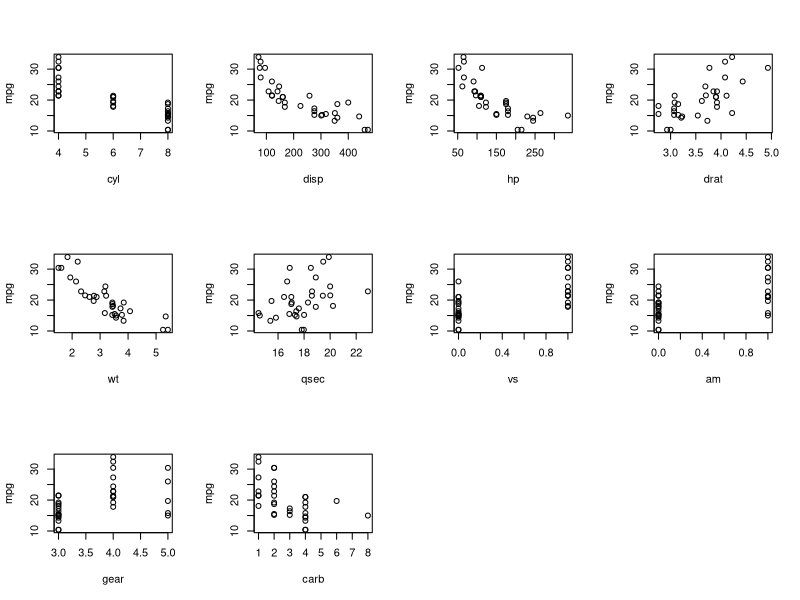
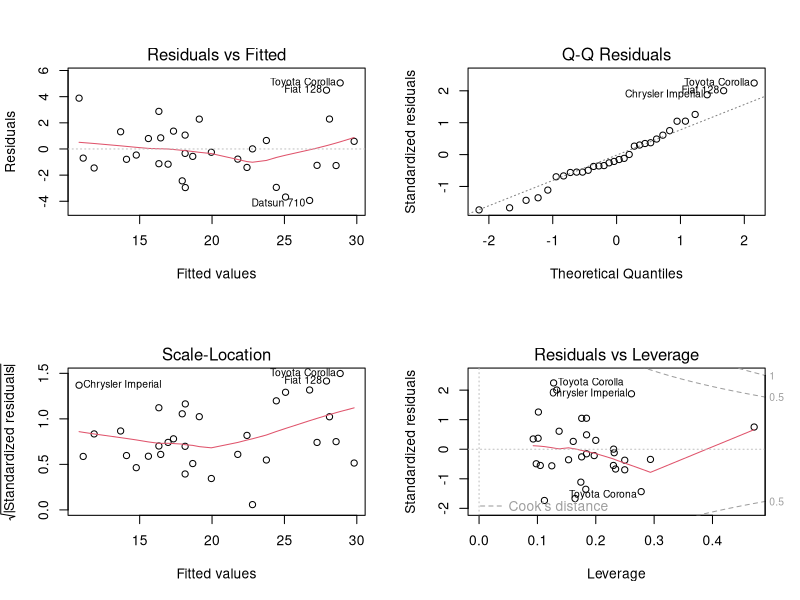
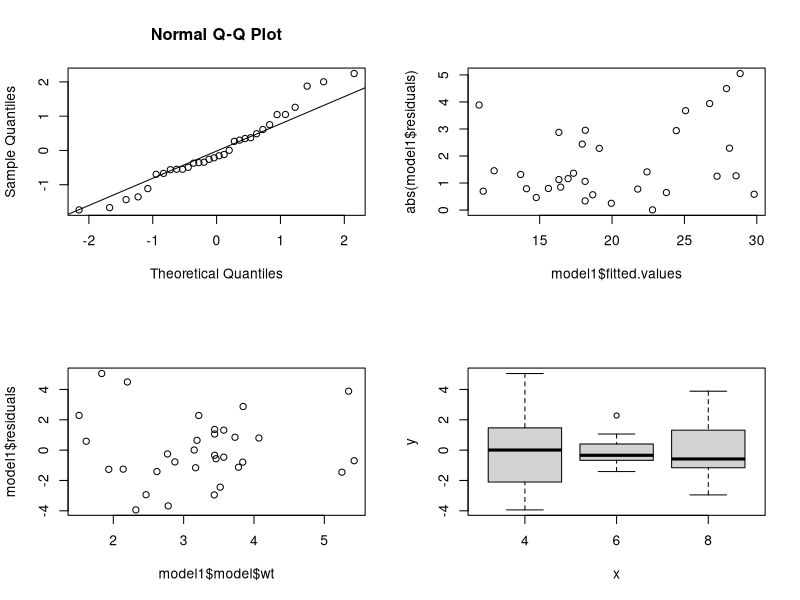
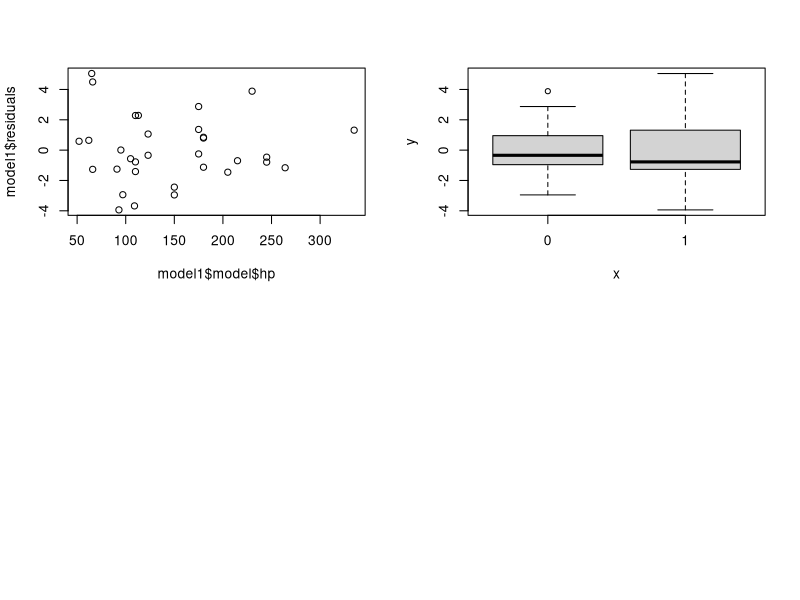

The R script that drew these images, in order:
## ---- chunk 1

data1 <- mtcars
data1$cyl <- factor(data1$cyl)
data1$vs <- factor(data1$vs)
data1$am <- factor(data1$am)
data1$gear <- factor(data1$gear)
data1$carb <- factor(data1$carb)

## ---- chunk 2

s <- cor(mtcars, use="pairwise.complete.obs", method="kendall")
sort(abs(s[1,2:11]), decreasing = TRUE)

## ---- chunk 3

model0 <- lm( mpg ~ wt + qsec + am, data = mtcars )
model1 <- lm( mpg ~ wt + cyl + hp + am, data = data1 )

## ---- chunk 4

par(mfrow=c(3,4))
with(mtcars,{ plot(cyl, mpg); plot(disp, mpg); plot(hp, mpg);
            plot(drat, mpg);plot(wt, mpg);plot(qsec, mpg);
            plot(vs, mpg);plot(am, mpg);plot(gear, mpg);
            plot(carb, mpg)})

## ---- chunk 5

par(mfrow=c(2,2))
plot(model1)

## ---- chunk 6

model1.res <- rstandard(model1)
qqnorm(model1.res)
qqline(model1.res)


plot( model1$fitted.values, abs(model1$residuals))


## ---- chunk 7
## par(mfrow=c(2,2))

plot( model1$model$wt, model1$residuals)
plot( model1$model$cyl, model1$residuals)
## ---- chunk 8

plot( model1$model$hp, model1$residuals)
plot( model1$model$am, model1$residuals)

